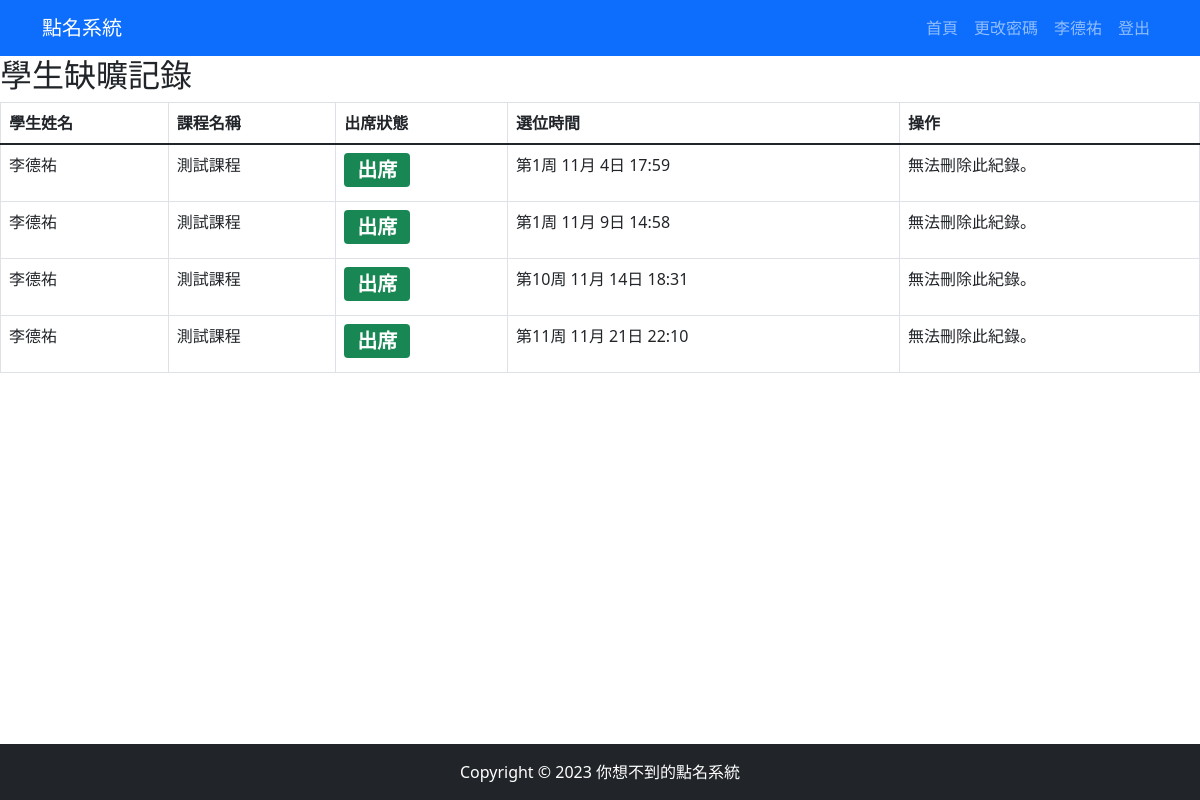
Screenshot of /record/測試課程/ (signed in) with the database file from the repository.
### loginapp/models.py (models this page shows, shortened)
class Student(models.Model):
    className = models.CharField(max_length=20, verbose_name='班級名稱')
    studentID = models.CharField(max_length=10, primary_key=True, verbose_name='學號')
    name = models.CharField(max_length=30, verbose_name='姓名')
    password = models.CharField(max_length=128, verbose_name='密碼')
    email = models.EmailField(max_length=254, verbose_name='email')
    is_student = models.BooleanField(default=True)
    is_teacher = models.BooleanField(default=False)
    def __str__(self):
        return self.name
    class Meta:
        verbose_name = '學生'
        verbose_name_plural = '學生列表'

class Course_seat(models.Model):
    WEEK_CHOICES = [(i, f'{i}周') for i in range(1, 19)]  # 生成1到18周的选择项
    id = models.AutoField(primary_key=True, verbose_name='ID')
    student = models.ForeignKey(Student, on_delete=models.CASCADE, verbose_name='學生')
    number = models.IntegerField(default=0, null=True, verbose_name='座位號')
    course = models.ForeignKey(Course, on_delete=models.CASCADE, verbose_name='課程')
    is_absent = models.BooleanField(default=False, verbose_name='是否缺席')
    selection_time = models.DateTimeField(null=True, verbose_name='選課時間')
    week_number = models.IntegerField(choices=WEEK_CHOICES, default=1, verbose_name='周數')
    FIRST_WEEK_START_TIME = datetime(2023, 1, 1)
    def __str__(self):
        return self.student.name
    class Meta:
        verbose_name = '選課座位'
        verbose_name_plural = '選課座位列表'

class Course(models.Model):
    course_key = models.CharField(
        max_length=20, primary_key=True, default="", verbose_name="課程代碼")  # 課程代碼
    teacher_key = models.ForeignKey(
        Teacher, on_delete=models.CASCADE, verbose_name="教師代碼")  # 教師代碼
    course_name = models.CharField(max_length=20, verbose_name="課程名稱")  # 課程名稱
    department = models.CharField(max_length=20, verbose_name="科系")  # 科系
    course_grade = models.CharField(max_length=20, verbose_name="年級")  # 年級
    course_className = models.CharField(max_length=20, verbose_name="班別")  # 班別
    classroom = models.ForeignKey(
        Classroom, on_delete=models.CASCADE, verbose_name="教室代碼")  # 教室代碼
    seat = models.IntegerField(default=0, verbose_name="座位")  # 座位
    DAY_CHOICES = [
        (1, '星期一'),
        (2, '星期二'),
        (3, '星期三'),
        (4, '星期四'),
        (5, '星期五'),
        (6, '星期六'),
        (7, '星期天'),
    ]
    day_of_week = models.IntegerField(choices=DAY_CHOICES, default=1)
    class_time = models.TimeField(null=True, blank=True)  # 上課時間，默认为null，可以为空
    class Meta:
        verbose_name = '課程'
        verbose_name_plural = '課程列表'

### loginapp/views.py (the view, shortened to what this page needs)
# urls.py: path('record/<str:subject>/', views.record, name='record'),
def record(request, subject):
    username = request.session.get('username')
    position = request.session.get('position')
    current_time = datetime.now()
    weeks_passed = calculate_week_number(current_time)
    all_weeks = range(1, 19)  # 假設週數範圍為1到18
    form = WeekSelectForm(request.GET or None)
    selected_week = form['week_number'].value() if form.is_valid(
    ) and form['week_number'].value() != '' else None
    if selected_week == '':
        selected_week = None
    if position == 'student':
        course_selection = Course_Selection.objects.filter(studentID=username)
        username2 = Student.objects.get(studentID=username)
        course_seats = Course_seat.objects.filter(student=username)
    del_btn = False  # 默认情况下不显示删除按钮
    current_time_minus_10_minutes = current_time - timedelta(minutes=10)
    course_time = Course.objects.get(course_name=subject)
    class_datetime = datetime.combine(datetime.today(), course_time.class_time)
    course_time_start = class_datetime - timedelta(minutes=10)
    course_time_end = class_datetime + timedelta(minutes=10)
    print(username)
    print(course_seats)
    return render(request, "record.html", {
        "subject": subject,
        "position": position,
        'course_seats': course_seats,
        "username2": username2,
        "del_btn": del_btn,
        "current_time": current_time,
        'current_time_minus_10_minutes': current_time_minus_10_minutes,
        'course_time_start': course_time_start,
        'course_time_end': course_time_end,
        "form": form,
        "all_weeks": all_weeks,
        "selected_week": selected_week,
    })

### loginapp/views.py (called while the page is built)
def calculate_week_number(current_time):
    first_week_start_time = datetime(2023, 9, 10)
    weeks_passed = (current_time - first_week_start_time).days // 7 + 1
    return weeks_passed

### templates/record.html (shortened to what this page needs)
{% extends 'base.html' %}
{% block content %}
<h2>學生缺曠記錄</h2>
<table class="table table-bordered">
    <thead>
        <tr>
            <th>學生姓名</th>
            <th>課程名稱</th>
            <th>出席狀態</th>
            <th>選位時間</th>
            <th>操作</th>
        </tr>
    </thead>
    <tbody>
        {% for course_seat in course_seats %}
            {% if course_seat.course.course_name == subject %}
                <tr>
                    <td>{{ course_seat.student }}</td>
                    <td>{{ course_seat.course.course_name }}</td>
                    <td>
                        {% if course_seat.is_absent  %}
                            <span class="badge bg-danger fs-5">缺席</span>
                        {% else %}
                            <span class="badge bg-success fs-5">出席</span>
                        {% endif %}
                    </td>
                    <td>
                        第{{ course_seat.week_number }}周{{ course_seat.selection_time|date:" n月 j日 G:i" }}
                    </td>
                    <td class="delete-button">
                        {% if course_seat.is_absent %}
                            <p>無法刪除此紀錄。</p>
                        {% else %}
                            {% if course_time_start|date:"U" < current_time|date:"U" and current_time|date:"U" < course_time_end|date:"U" and course_seat.selection_time.date == current_time.date or position == 'teacher'%}
                                <form action="{% url 'record' subject=subject %}" method="post">
                                    {% csrf_token %}
                                    <input type="hidden" name="course_seat_id" value="{{ course_seat.id }}">
                                    <button type="submit" class="btn btn-danger btn-sm">刪除</button>
                                </form>
                            {% else %}
                                <p>無法刪除此紀錄。</p>
                            {% endif %}
                        {% endif %}
                    </td>
                </tr>
            {% endif %}
        {% endfor %}
    </tbody>
</table>
{% endblock %}

### templates/base.html (shortened to what this page needs)
<!doctype html>
{% load static %}
<html lang="en">
    <head>
        <link href="https://cdn.jsdelivr.net/npm/bootstrap@5.1.1/dist/css/bootstrap.min.css" rel="stylesheet"
>
    </head>
    <body>
        <nav class="navbar navbar-expand-lg navbar-dark bg-primary">
            <div class="container">
                <a class="navbar-brand" href="">點名系統</a>
                <div>
                    <ul class="navbar-nav">
                        <li class="nav-item">
                            <a class="nav-link" href="/index/">首頁</a>
                        </li>
                        <li class="nav-item">
                            <a class="nav-link" href="/change-password/">更改密碼</a>
                        </li>
                        {% if request.session.username %}
                        <li class="nav-item ">
                            <a class="nav-link" href="/index/">{{ username2 }}</a>
                        </li>
                        {% else %}
                        <li class="nav-item">
                            <a class="nav-link" href="/login/">登入</a>
                        </li>
                        {% endif %}
                        <li class="nav-item">
                            <a class="nav-link" href="/logout">登出</a>
                        </li>
                    </ul>
                </div>
            </div>
         </nav>
        {% block content %}{% endblock  %}
        <div>
           <br><br><br>
        </div>
        <footer class="py-3 bg-dark fixed-bottom">
           <div class="container">
               <p class="m-0 text-center text-white">Copyright &copy; 2023 你想不到的點名系統 </p>
           </div>
        </footer>
    </body>
</html>

### rows the page displays
Student: name "李德祐"
Course_seat: student "李德祐", course.course_name "測試課程", is_absent "出席", week_number "1", selection_time "11月 4日 17:59"
Course_seat: student "李德祐", course.course_name "測試課程", is_absent "出席", week_number "1", selection_time "11月 9日 14:58"
Course_seat: student "李德祐", course.course_name "測試課程", is_absent "出席", week_number "10", selection_time "11月 14日 18:31"
Course_seat: student "李德祐", course.course_name "測試課程", is_absent "出席", week_number "11", selection_time "11月 21日 22:10"
